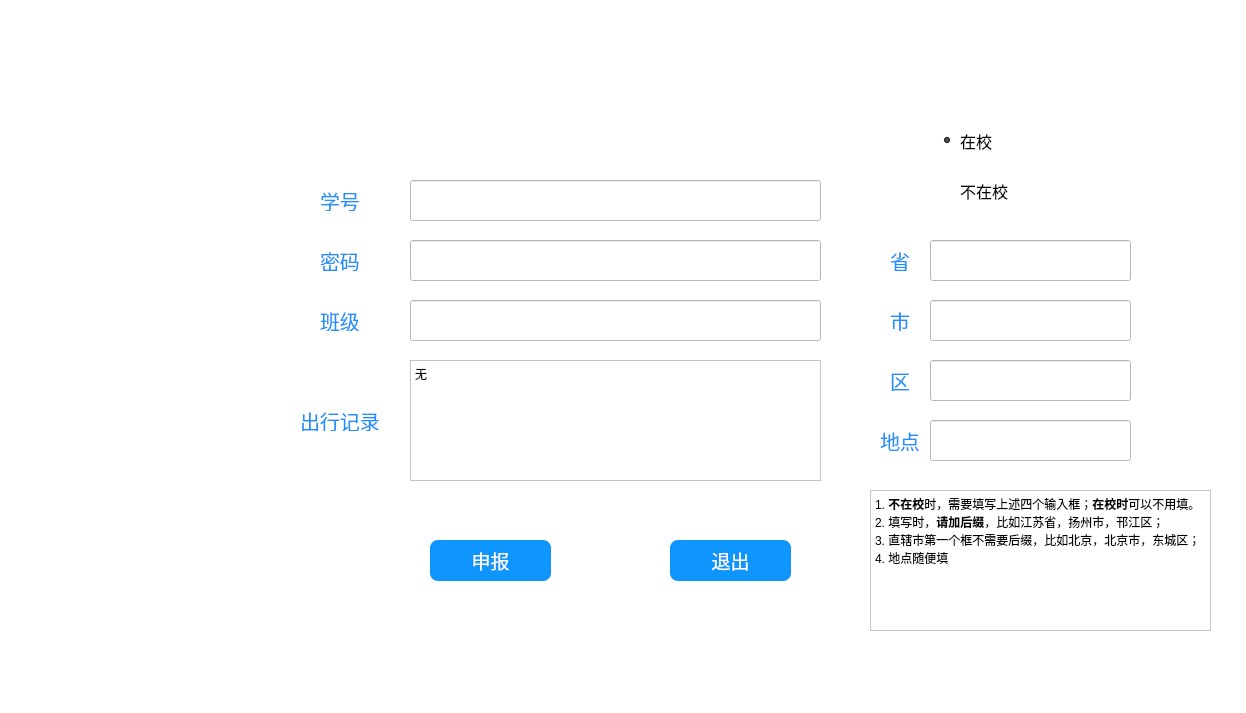
<?xml version="1.0" encoding="UTF-8"?>
<ui version="4.0">
 <class>Dialog</class>
 <widget class="QDialog" name="Dialog">
  <property name="geometry">
   <rect>
    <x>0</x>
    <y>0</y>
    <width>1246</width>
    <height>713</height>
   </rect>
  </property>
  <property name="windowTitle">
   <string>自动健康申报</string>
  </property>
  <property name="windowIcon">
   <iconset resource="source.qrc">
    <normaloff>:/svg/tilamisu.svg</normaloff>:/svg/tilamisu.svg</iconset>
  </property>
  <property name="autoFillBackground">
   <bool>false</bool>
  </property>
  <property name="styleSheet">
   <string notr="true">background-color: white</string>
  </property>
  <widget class="QLineEdit" name="usrname">
   <property name="geometry">
    <rect>
     <x>410</x>
     <y>180</y>
     <width>411</width>
     <height>41</height>
    </rect>
   </property>
   <property name="font">
    <font>
     <pointsize>12</pointsize>
    </font>
   </property>
   <property name="styleSheet">
    <string notr="true">QTextEdit{
	font-family: 'SimHei', 
	serif;font-size: 14px;
	background-color:#ffffff; color:#000000
}
</string>
   </property>
   <property name="text">
    <string/>
   </property>
  </widget>
  <widget class="QLineEdit" name="passwd">
   <property name="geometry">
    <rect>
     <x>410</x>
     <y>240</y>
     <width>411</width>
     <height>41</height>
    </rect>
   </property>
   <property name="font">
    <font>
     <pointsize>12</pointsize>
    </font>
   </property>
   <property name="styleSheet">
    <string notr="true">QTextEdit{
	font-family: 'SimHei', 
	serif;font-size: 14px;
	background-color:#ffffff; color:#000000;
	background-color: rgba(0,0,0,150)
}</string>
   </property>
   <property name="text">
    <string/>
   </property>
  </widget>
  <widget class="QLabel" name="labelUsrname">
   <property name="geometry">
    <rect>
     <x>320</x>
     <y>190</y>
     <width>71</width>
     <height>21</height>
    </rect>
   </property>
   <property name="font">
    <font>
     <family>SimHei</family>
     <pointsize>-1</pointsize>
    </font>
   </property>
   <property name="styleSheet">
    <string notr="true">QLabel{
background-color: transparent;
color: #1E90FF;
font-family: 'SimHei', serif;
font-size: 20px;
}
QLabel:hover{background-color: #9370DB	;color: #ffffff;font-family: 'SimHei', serif;font-size: 18px;}</string>
   </property>
   <property name="text">
    <string>学号</string>
   </property>
  </widget>
  <widget class="QLabel" name="labelPasswd">
   <property name="geometry">
    <rect>
     <x>320</x>
     <y>250</y>
     <width>72</width>
     <height>21</height>
    </rect>
   </property>
   <property name="font">
    <font>
     <family>SimHei</family>
     <pointsize>-1</pointsize>
    </font>
   </property>
   <property name="styleSheet">
    <string notr="true">QLabel{
background-color: transparent;
color: #1E90FF;
font-family: 'SimHei', serif;
font-size: 20px;
}
QLabel:hover{background-color: #9370DB	;color: #ffffff;font-family: 'SimHei', serif;font-size: 18px;}</string>
   </property>
   <property name="text">
    <string>密码</string>
   </property>
  </widget>
  <widget class="QPushButton" name="startButton">
   <property name="geometry">
    <rect>
     <x>430</x>
     <y>540</y>
     <width>121</width>
     <height>41</height>
    </rect>
   </property>
   <property name="styleSheet">
    <string notr="true">QPushButton
{
    /*字体为微软雅黑*/
    font-family:Microsoft Yahei;
    /*字体大小为20点*/
    font-size:14pt;
    /*字体颜色为白色*/    
    color:white;
    /*背景颜色*/  
    background-color:rgb(14 , 150 , 254);
    /*边框圆角半径为8像素*/ 
    border-radius:8px;
}

/*按钮停留态*/
QPushButton:hover
{
    /*背景颜色*/  
    background-color:rgb(44 , 137 , 255);
}

/*按钮按下态*/
QPushButton:pressed
{
    /*背景颜色*/  
    background-color:rgb(14 , 135 , 228);
    /*左内边距为3像素，让按下时字向右移动3像素*/  
    padding-left:3px;
    /*上内边距为3像素，让按下时字向下移动3像素*/  
    padding-top:3px;
}

</string>
   </property>
   <property name="text">
    <string>申报</string>
   </property>
  </widget>
  <widget class="QPushButton" name="exitButton">
   <property name="geometry">
    <rect>
     <x>670</x>
     <y>540</y>
     <width>121</width>
     <height>41</height>
    </rect>
   </property>
   <property name="styleSheet">
    <string notr="true">QPushButton
{
    /*字体为微软雅黑*/
    font-family:Microsoft Yahei;
    /*字体大小为20点*/
    font-size:14pt;
    /*字体颜色为白色*/    
    color:white;
    /*背景颜色*/  
    background-color:rgb(14 , 150 , 254);
    /*边框圆角半径为8像素*/ 
    border-radius:8px;
}

/*按钮停留态*/
QPushButton:hover
{
    /*背景颜色*/  
    background-color:rgb(44 , 137 , 255);
}

/*按钮按下态*/
QPushButton:pressed
{
    /*背景颜色*/  
    background-color:rgb(14 , 135 , 228);
    /*左内边距为3像素，让按下时字向右移动3像素*/  
    padding-left:3px;
    /*上内边距为3像素，让按下时字向下移动3像素*/  
    padding-top:3px;
}

</string>
   </property>
   <property name="text">
    <string>退出</string>
   </property>
  </widget>
  <widget class="QTextEdit" name="reasonText">
   <property name="geometry">
    <rect>
     <x>410</x>
     <y>360</y>
     <width>411</width>
     <height>121</height>
    </rect>
   </property>
   <property name="font">
    <font>
     <family>SimHei</family>
     <pointsize>-1</pointsize>
    </font>
   </property>
   <property name="styleSheet">
    <string notr="true">QTextEdit{
	font-family: 'SimHei', 
	serif;font-size: 14px;
	background-color:#ffffff; color:#000000
}
</string>
   </property>
   <property name="html">
    <string>&lt;!DOCTYPE HTML PUBLIC &quot;-//W3C//DTD HTML 4.0//EN&quot; &quot;http://www.w3.org/TR/REC-html40/strict.dtd&quot;&gt;
&lt;html&gt;&lt;head&gt;&lt;meta name=&quot;qrichtext&quot; content=&quot;1&quot; /&gt;&lt;style type=&quot;text/css&quot;&gt;
p, li { white-space: pre-wrap; }
&lt;/style&gt;&lt;/head&gt;&lt;body style=&quot; font-family:'SimHei','serif'; font-size:14px; font-weight:400; font-style:normal;&quot;&gt;
&lt;p style=&quot; margin-top:0px; margin-bottom:0px; margin-left:0px; margin-right:0px; -qt-block-indent:0; text-indent:0px;&quot;&gt;&lt;span style=&quot; font-family:'SimSun'; font-size:9pt;&quot;&gt;无&lt;/span&gt;&lt;/p&gt;&lt;/body&gt;&lt;/html&gt;</string>
   </property>
  </widget>
  <widget class="QLabel" name="labelPasswd_2">
   <property name="geometry">
    <rect>
     <x>300</x>
     <y>410</y>
     <width>91</width>
     <height>21</height>
    </rect>
   </property>
   <property name="font">
    <font>
     <family>SimHei</family>
     <pointsize>-1</pointsize>
    </font>
   </property>
   <property name="styleSheet">
    <string notr="true">QLabel{
background-color: transparent;
color: #1E90FF;
font-family: 'SimHei', serif;
font-size: 20px;
}
QLabel:hover{background-color: #9370DB	;color: #ffffff;font-family: 'SimHei', serif;font-size: 18px;}</string>
   </property>
   <property name="text">
    <string>出行记录</string>
   </property>
  </widget>
  <widget class="QRadioButton" name="IsSchool">
   <property name="geometry">
    <rect>
     <x>940</x>
     <y>130</y>
     <width>101</width>
     <height>21</height>
    </rect>
   </property>
   <property name="font">
    <font>
     <family>微软雅黑</family>
     <pointsize>12</pointsize>
    </font>
   </property>
   <property name="styleSheet">
    <string notr="true">background-color: transparent;</string>
   </property>
   <property name="text">
    <string>在校</string>
   </property>
   <property name="checkable">
    <bool>true</bool>
   </property>
   <property name="checked">
    <bool>true</bool>
   </property>
  </widget>
  <widget class="QLabel" name="labelImgae">
   <property name="geometry">
    <rect>
     <x>500</x>
     <y>30</y>
     <width>171</width>
     <height>141</height>
    </rect>
   </property>
   <property name="styleSheet">
    <string notr="true">border-image: url(:/jpg/tom.jpg)</string>
   </property>
   <property name="text">
    <string/>
   </property>
  </widget>
  <widget class="QLabel" name="labelClass">
   <property name="geometry">
    <rect>
     <x>320</x>
     <y>310</y>
     <width>71</width>
     <height>21</height>
    </rect>
   </property>
   <property name="font">
    <font>
     <family>SimHei</family>
     <pointsize>-1</pointsize>
    </font>
   </property>
   <property name="styleSheet">
    <string notr="true">QLabel{
background-color: transparent;
color: #1E90FF;
font-family: 'SimHei', serif;
font-size: 20px;
}
QLabel:hover{background-color: #9370DB	;color: #ffffff;font-family: 'SimHei', serif;font-size: 18px;}</string>
   </property>
   <property name="text">
    <string>班级</string>
   </property>
  </widget>
  <widget class="QLineEdit" name="Class">
   <property name="geometry">
    <rect>
     <x>410</x>
     <y>300</y>
     <width>411</width>
     <height>41</height>
    </rect>
   </property>
   <property name="font">
    <font>
     <pointsize>12</pointsize>
    </font>
   </property>
   <property name="styleSheet">
    <string notr="true">QTextEdit{
	font-family: 'SimHei', 
	serif;font-size: 14px;
	background-color:#ffffff; color:#000000
}
</string>
   </property>
   <property name="text">
    <string/>
   </property>
  </widget>
  <widget class="QRadioButton" name="NotIsSchool">
   <property name="geometry">
    <rect>
     <x>940</x>
     <y>180</y>
     <width>101</width>
     <height>21</height>
    </rect>
   </property>
   <property name="font">
    <font>
     <family>微软雅黑</family>
     <pointsize>12</pointsize>
    </font>
   </property>
   <property name="styleSheet">
    <string notr="true">background-color: transparent;</string>
   </property>
   <property name="text">
    <string>不在校</string>
   </property>
   <property name="checkable">
    <bool>true</bool>
   </property>
   <property name="checked">
    <bool>false</bool>
   </property>
  </widget>
  <widget class="QLabel" name="labelUsrname_2">
   <property name="geometry">
    <rect>
     <x>890</x>
     <y>250</y>
     <width>21</width>
     <height>21</height>
    </rect>
   </property>
   <property name="font">
    <font>
     <family>SimHei</family>
     <pointsize>-1</pointsize>
    </font>
   </property>
   <property name="styleSheet">
    <string notr="true">QLabel{
background-color: transparent;
color: #1E90FF;
font-family: 'SimHei', serif;
font-size: 20px;
}
QLabel:hover{background-color: #9370DB	;color: #ffffff;font-family: 'SimHei', serif;font-size: 18px;}</string>
   </property>
   <property name="text">
    <string>省</string>
   </property>
  </widget>
  <widget class="QLineEdit" name="province">
   <property name="geometry">
    <rect>
     <x>930</x>
     <y>240</y>
     <width>201</width>
     <height>41</height>
    </rect>
   </property>
   <property name="font">
    <font>
     <pointsize>12</pointsize>
    </font>
   </property>
   <property name="styleSheet">
    <string notr="true">QTextEdit{
	font-family: 'SimHei', 
	serif;font-size: 14px;
	background-color:#ffffff; color:#000000
}
</string>
   </property>
   <property name="text">
    <string/>
   </property>
  </widget>
  <widget class="QLabel" name="labelUsrname_3">
   <property name="geometry">
    <rect>
     <x>890</x>
     <y>310</y>
     <width>31</width>
     <height>21</height>
    </rect>
   </property>
   <property name="font">
    <font>
     <family>SimHei</family>
     <pointsize>-1</pointsize>
    </font>
   </property>
   <property name="styleSheet">
    <string notr="true">QLabel{
background-color: transparent;
color: #1E90FF;
font-family: 'SimHei', serif;
font-size: 20px;
}
QLabel:hover{background-color: #9370DB	;color: #ffffff;font-family: 'SimHei', serif;font-size: 18px;}</string>
   </property>
   <property name="text">
    <string>市</string>
   </property>
  </widget>
  <widget class="QLineEdit" name="city">
   <property name="geometry">
    <rect>
     <x>930</x>
     <y>300</y>
     <width>201</width>
     <height>41</height>
    </rect>
   </property>
   <property name="font">
    <font>
     <pointsize>12</pointsize>
    </font>
   </property>
   <property name="styleSheet">
    <string notr="true">QTextEdit{
	font-family: 'SimHei', 
	serif;font-size: 14px;
	background-color:#ffffff; color:#000000
}
</string>
   </property>
   <property name="text">
    <string/>
   </property>
  </widget>
  <widget class="QLabel" name="labelUsrname_4">
   <property name="geometry">
    <rect>
     <x>890</x>
     <y>370</y>
     <width>31</width>
     <height>21</height>
    </rect>
   </property>
   <property name="font">
    <font>
     <family>SimHei</family>
     <pointsize>-1</pointsize>
    </font>
   </property>
   <property name="styleSheet">
    <string notr="true">QLabel{
background-color: transparent;
color: #1E90FF;
font-family: 'SimHei', serif;
font-size: 20px;
}
QLabel:hover{background-color: #9370DB	;color: #ffffff;font-family: 'SimHei', serif;font-size: 18px;}</string>
   </property>
   <property name="text">
    <string>区</string>
   </property>
  </widget>
  <widget class="QLineEdit" name="qu">
   <property name="geometry">
    <rect>
     <x>930</x>
     <y>360</y>
     <width>201</width>
     <height>41</height>
    </rect>
   </property>
   <property name="font">
    <font>
     <pointsize>12</pointsize>
    </font>
   </property>
   <property name="styleSheet">
    <string notr="true">QTextEdit{
	font-family: 'SimHei', 
	serif;font-size: 14px;
	background-color:#ffffff; color:#000000
}
</string>
   </property>
   <property name="text">
    <string/>
   </property>
  </widget>
  <widget class="QLabel" name="labelUsrname_5">
   <property name="geometry">
    <rect>
     <x>880</x>
     <y>430</y>
     <width>51</width>
     <height>21</height>
    </rect>
   </property>
   <property name="font">
    <font>
     <family>SimHei</family>
     <pointsize>-1</pointsize>
    </font>
   </property>
   <property name="styleSheet">
    <string notr="true">QLabel{
background-color: transparent;
color: #1E90FF;
font-family: 'SimHei', serif;
font-size: 20px;
}
QLabel:hover{background-color: #9370DB	;color: #ffffff;font-family: 'SimHei', serif;font-size: 18px;}</string>
   </property>
   <property name="text">
    <string>地点</string>
   </property>
  </widget>
  <widget class="QLineEdit" name="living">
   <property name="geometry">
    <rect>
     <x>930</x>
     <y>420</y>
     <width>201</width>
     <height>41</height>
    </rect>
   </property>
   <property name="font">
    <font>
     <pointsize>12</pointsize>
    </font>
   </property>
   <property name="styleSheet">
    <string notr="true">QTextEdit{
	font-family: 'SimHei', 
	serif;font-size: 14px;
	background-color:#ffffff; color:#000000
}
</string>
   </property>
   <property name="text">
    <string/>
   </property>
  </widget>
  <widget class="QTextBrowser" name="textBrowser">
   <property name="geometry">
    <rect>
     <x>870</x>
     <y>490</y>
     <width>341</width>
     <height>141</height>
    </rect>
   </property>
   <property name="html">
    <string>&lt;!DOCTYPE HTML PUBLIC &quot;-//W3C//DTD HTML 4.0//EN&quot; &quot;http://www.w3.org/TR/REC-html40/strict.dtd&quot;&gt;
&lt;html&gt;&lt;head&gt;&lt;meta name=&quot;qrichtext&quot; content=&quot;1&quot; /&gt;&lt;style type=&quot;text/css&quot;&gt;
p, li { white-space: pre-wrap; }
&lt;/style&gt;&lt;/head&gt;&lt;body style=&quot; font-family:'SimSun'; font-size:9pt; font-weight:400; font-style:normal;&quot;&gt;
&lt;p style=&quot; margin-top:0px; margin-bottom:0px; margin-left:0px; margin-right:0px; -qt-block-indent:0; text-indent:0px;&quot;&gt;1. &lt;span style=&quot; font-weight:600;&quot;&gt;不在校&lt;/span&gt;时，需要填写上述四个输入框；&lt;span style=&quot; font-weight:600;&quot;&gt;在校时&lt;/span&gt;可以不用填。&lt;/p&gt;
&lt;p style=&quot; margin-top:0px; margin-bottom:0px; margin-left:0px; margin-right:0px; -qt-block-indent:0; text-indent:0px;&quot;&gt;2. 填写时，&lt;span style=&quot; font-weight:600;&quot;&gt;请加后缀&lt;/span&gt;，比如江苏省，扬州市，邗江区；&lt;/p&gt;
&lt;p style=&quot; margin-top:0px; margin-bottom:0px; margin-left:0px; margin-right:0px; -qt-block-indent:0; text-indent:0px;&quot;&gt;3. 直辖市第一个框不需要后缀，比如北京，北京市，东城区；&lt;/p&gt;
&lt;p style=&quot; margin-top:0px; margin-bottom:0px; margin-left:0px; margin-right:0px; -qt-block-indent:0; text-indent:0px;&quot;&gt;4. 地点随便填&lt;/p&gt;&lt;/body&gt;&lt;/html&gt;</string>
   </property>
  </widget>
 </widget>
 <resources>
  <include location="source.qrc"/>
 </resources>
 <connections/>
</ui>
